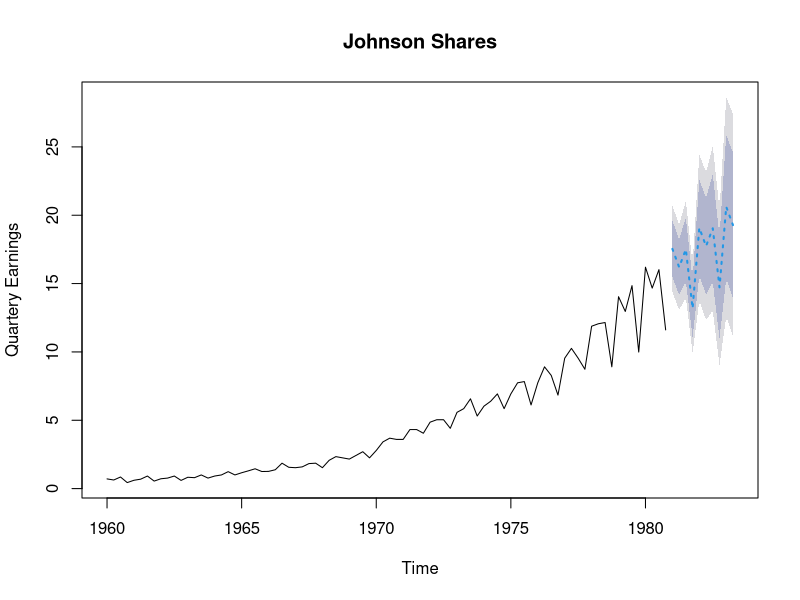
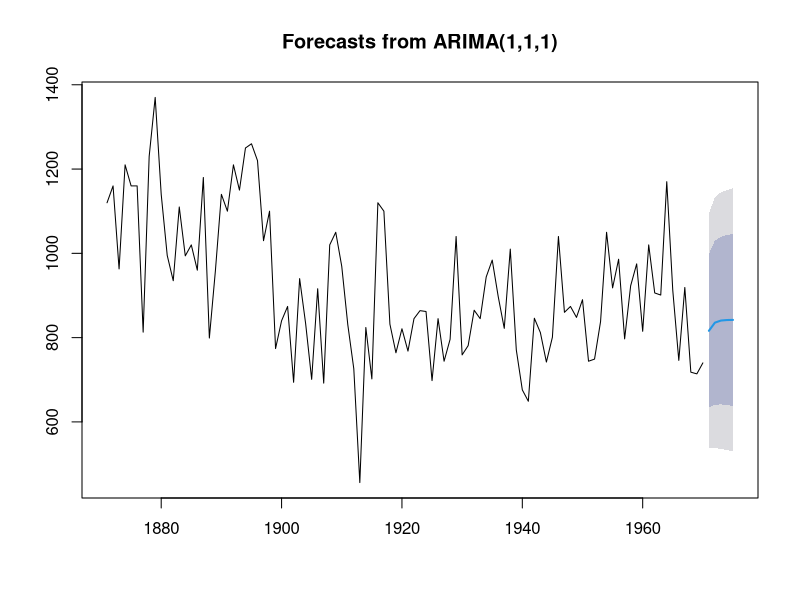

The R script that drew these images, in order:
#Times Series Analysis 
# is the price of Johnson and Johnson shares change over time
# are there quarterly effects with share prices rising & falling in a regular fashion throughtout the year
# Can you forecast what future share prices will be and to what degree of accuracy

#dataset - Johnson
#Quarterly earnings per Johnson Shares
#Steps - Plot, Describe, Decompose, Forecast - Simple MA, Exp, ARIMA

JohnsonJohnson


library(forecast)

#ets auto select best predicton model
?ets
#smoothing time series data using the exponential window function. Whereas in the simple moving average the past observations are weighted equally, exponential functions are used to assign exponentially decreasing weights over time

fit1 = ets(JohnsonJohnson)
fit1
#alpha - trend
#beta  = seasonal
#gamma  - irregular

JohnsonJohnson
head(JohnsonJohnson)
tail(JohnsonJohnson)

(f1= forecast(fit1,h=10))  # 
?forecast.ets
par(mfrow= c (1,1))
plot(f1, main='Johnson Shares', ylab='Quartery Earnings', xlab='Time', flty = 3)  # linetype for forecast area
#shaded portion is confidence intervals area

par(mfrow=c(1,1))

# ARIMA Forecasting : 
#popular and widely used statistical method for time series forecasting is the ARIMA model. ARIMA is an acronym that stands for AutoRegressive Integrated Moving Average.

#http://slideplayer.com/5259056/16/images/98/Seasonal+Components--Model+Selection.jpg

f2 = auto.arima(JohnsonJohnson)
summary(f2)
tail(JohnsonJohnson)  # last few values
forecast(f2,h=5)

#Auto ARIMA on Nile DataSet

Nile
#Auto ARIMA
library(forecast)
#forecast::auto.arima()
fit4 = auto.arima(Nile)
fit4

forecast(fit4,h=5)
plot(forecast(fit4,h=5))
#forecasting is generally done for limited periods






